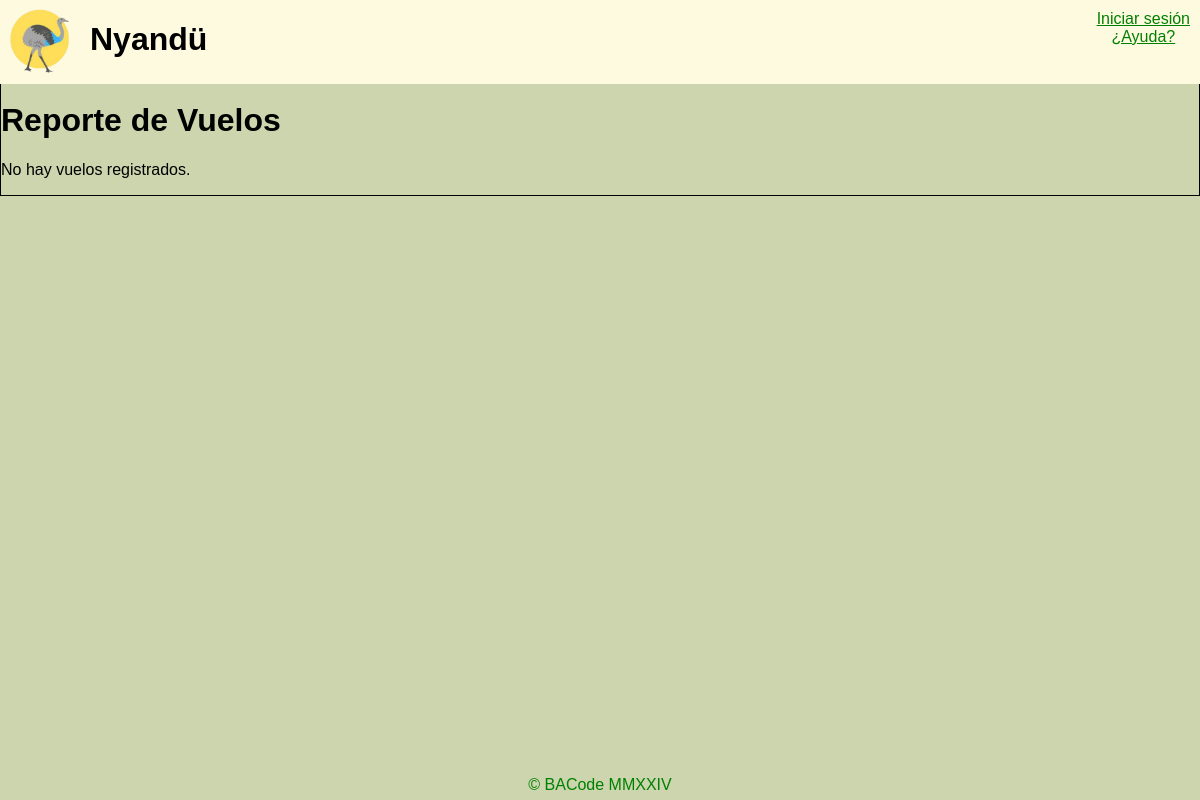
/nyandu/vuelos/, run on an earlier commit of the app's database.
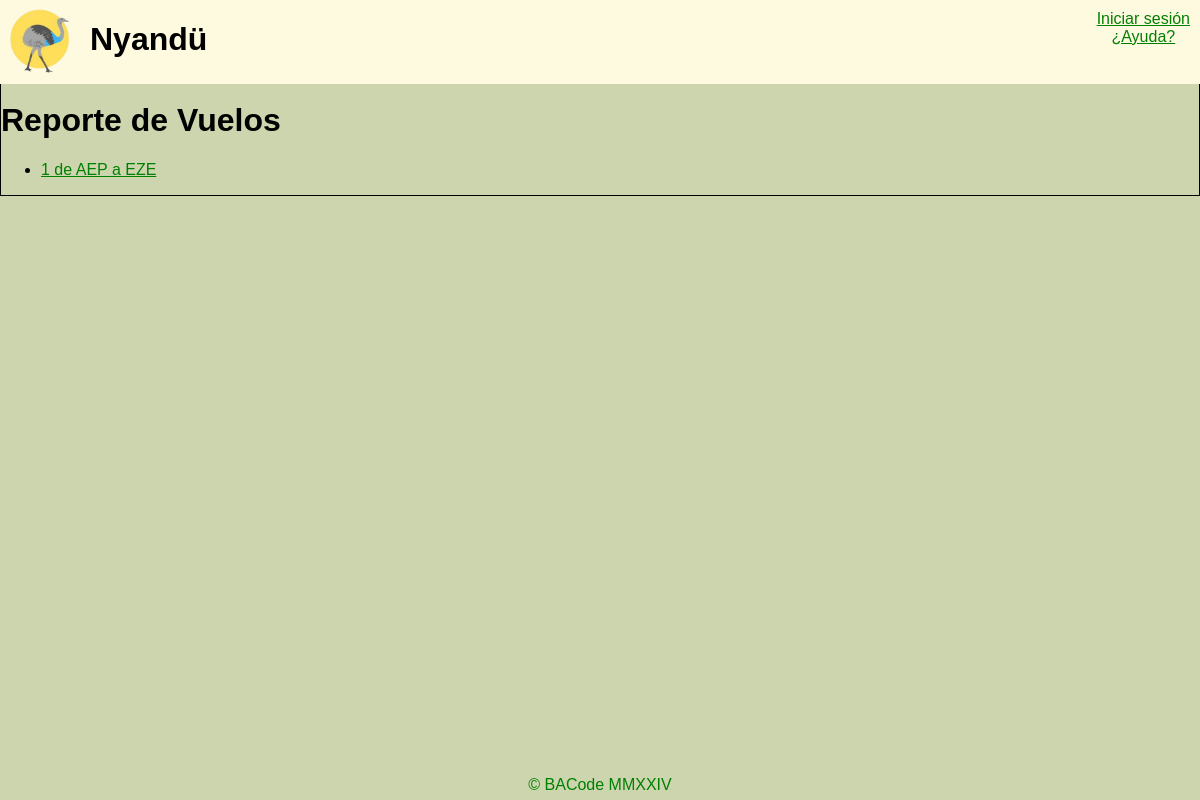
And on a later commit of the database.
### nyandu/models.py (models this page shows, shortened)
class Vuelo(models.Model):
    fecha_vuelo = models.DateField(blank=True, null=True, help_text="Día en que comienza el vuelo")
    hora_vuelo = models.TimeField(blank=True, null=True, help_text="Hora en que despega el vuelo")
    origen = models.ForeignKey(Aeropuerto, on_delete=models.CASCADE, help_text= "Aeropuerto donde sale el vuelo")
    destino = models.ForeignKey(Aeropuerto, on_delete=models.CASCADE, help_text= "Aeropuerto donde llega el vuelo", related_name="+")
    avion_vuelo = models.ForeignKey(Avion, on_delete=models.CASCADE, help_text= "Avión que realiza el vuelo")
    def __str__(self):
        return f"{self.id} de {self.origen.codigo_iata} a {self.destino.codigo_iata} "
    class Meta:
        verbose_name_plural = "Vuelos"

class Aeropuerto(models.Model):
    nombre = models.CharField(max_length=30, help_text= "Nombre del aeropuerto")
    codigo_iata = models.CharField(max_length=3, unique=True, help_text= "Código IATA del aeropuerto")
    provincia = models.ForeignKey(Provincia, on_delete=models.CASCADE, help_text= "Provincia donde está el aeropuerto")
    class Meta:
        verbose_name_plural = "Aeropuertos"

### nyandu/views.py (the view)
# urls.py: path('vuelos/', views.VueloListView.as_view(), name='vuelos'),
class VueloListView(generic.ListView):
    model = Vuelo

### nyandu/templates/nyandu/vuelo_list.html
{% extends "nyandu/base.html" %}
{% block content %}
{% load static %}
<link rel="stylesheet" href="{% static 'nyandu/style.css' %}">
<div>
    <h1>Reporte de Vuelos</h1>
    {% if vuelo_list %}
    <ul>
      {% for vuelo in vuelo_list %}
      <li>
        <a href="{{vuelo.id}}">{{ vuelo }}</a>
      </li>
      {% endfor %}
    </ul>
    {% else %}
      <p>No hay vuelos registrados.</p>
    {% endif %}
</div>
{% endblock %}

### nyandu/templates/nyandu/base.html (shortened to what this page needs)
<!DOCTYPE html>
<html lang="es">
<head>
    {% load static %}
    <link rel="stylesheet" href="{% static 'nyandu/style.css' %}">
</head>
<body>
    <div class= "wrap">
    <div id="sidebar">
        <a href="{% url 'principal'%}"><img src="{% static 'nyandu/icon.png'%}" alt="logo-nyandu" style="height: 80px; margin-right: 10px;"></a>
        <h1>Nyandü</h1>
            <div id="us_side">
                {% if user.is_authenticated %}
                <ul>
                    <li>Usuario: {{ user.get_username }}</li>
                    <li><form action="{% url 'logout' %}" method="post">
                        {% csrf_token %}
                        <button type="submit">Cerrar Sesión</button></a></li>
                {% else %}
                    <li><a href="{% url 'login'%}?next={{request.path}}">Iniciar sesión</a></li>
                {% endif %}
                    <li><a href="mailto:2279@ifts24.edu.ar">¿Ayuda?</a></li>
        </div>
    </div>
    <div id=cont>
        {% block content %}{% endblock %}
    </div>
    <footer>
      <div class="footer">
        <p>&copy; BACode MMXXIV</p>
    </div>
    </div>
</body>
</html>

### static/nyandu/style.css (style rules this page uses)
a { color: green; }
#sidebar { position: fixed; top:0; display:flex; width: 100%; background-color: #FEFAE0; margin: 0; padding: 0; overflow: hidden; text-align: center; }
#sidebar li { display:block; }
#us_side { position: absolute; right: 0px; padding: 10px; }
body { align-items: center; justify-content: center; font-family: Arial, Helvetica, sans-serif; background-color: #CCD5AE; margin: 0; }
footer { position: absolute; bottom: 0; width: 100%; height: 2.5rem; display: block; color: green; text-align: center; }
#cont { border: 1px solid black; margin-top: 10vh; }

What changed in the data, as far as the page shows it:
added Vuelo: id+origen+destino "1 de AEP a EZE"
Also different on the page:
text no longer shown: "No hay vuelos registrados."
